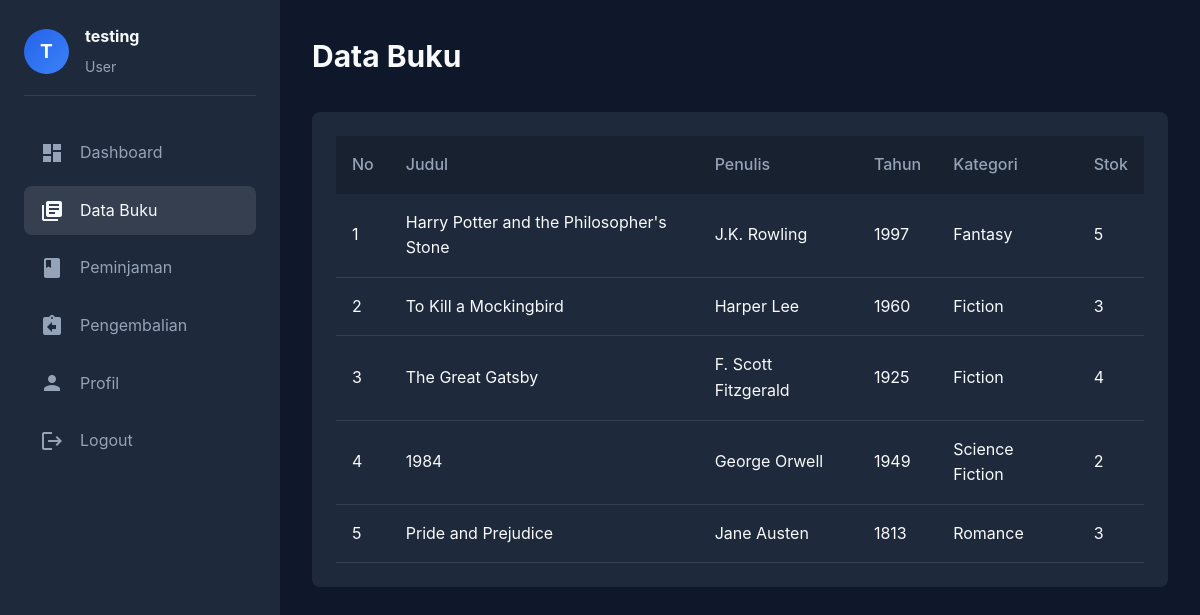
Page /books.php (signed in) on the committed database.
### tables this page shows
CREATE TABLE IF NOT EXISTS books (
    id INT PRIMARY KEY AUTO_INCREMENT,
    judul VARCHAR(100) NOT NULL,
    penulis VARCHAR(100) NOT NULL,
    tahun VARCHAR(4) NOT NULL,
    kategori VARCHAR(50) NOT NULL,
    stok INT NOT NULL DEFAULT 0,
    created_at TIMESTAMP DEFAULT CURRENT_TIMESTAMP
);

### books.php (the view, shortened to what this page needs)
<?php
$role = $_SESSION['role'];
?>
<!DOCTYPE html>
<html lang="id">
<head>
    <link rel="stylesheet" href="style.css">
</head>
<body>
    <div class="wrapper">
        <nav class="sidebar">
            <div class="sidebar-header">
                <div class="avatar">
                    <?php echo strtoupper(substr($_SESSION['username'],0,1)); ?>
                </div>
                <div class="user-info">
                    <h3><?php echo $_SESSION['username']; ?></h3>
                    <span><?php echo ucfirst($role); ?></span>
                </div>
            </div>
            <ul class="menu">
                <li>
                    <a href="dashboard.php">
                        <i class="material-icons">dashboard</i>
                        <span>Dashboard</span>
                    </a>
                </li>
                <li class="active">
                    <a href="books.php">
                        <i class="material-icons">library_books</i>
                        <span>Data Buku</span>
                    </a>
                </li>
                <li>
                    <a href="borrow.php">
                        <i class="material-icons">book</i>
                        <span>Peminjaman</span>
                    </a>
                </li>
                <li>
                    <a href="return.php">
                        <i class="material-icons">assignment_return</i>
                        <span>Pengembalian</span>
                    </a>
                </li>
                <li>
                    <a href="profile.php">
                        <i class="material-icons">person</i>
                        <span>Profil</span>
                    </a>
                </li>
                <li>
                    <a href="logout.php">
                        <i class="material-icons">logout</i>
                        <span>Logout</span>
                    </a>
                </li>
            </ul>
        </nav>
        <div class="main-content">
            <header>
                <h1>Data Buku</h1>
            </header>
            <div class="content">
                <div class="table-container">
                    <table class="data-table">
                        <thead>
                            <tr>
                                <th>No</th>
                                <th>Judul</th>
                                <th>Penulis</th>
                                <th>Tahun</th>
                                <th>Kategori</th>
                                <th>Stok</th>
                            </tr>
                        </thead>
                        <tbody>
                        <?php
                        require 'db.php';
                        $no = 1;
                        $query = "SELECT * FROM books ORDER BY id ASC";
                        $result = $conn->query($query);
                        if ($result && $result->num_rows > 0):
                            while ($row = $result->fetch_assoc()):
                        ?>
                            <tr>
                                <td><?php echo $no++; ?></td>
                                <td><?php echo htmlspecialchars($row['judul']); ?></td>
                                <td><?php echo htmlspecialchars($row['penulis']); ?></td>
                                <td><?php echo htmlspecialchars($row['tahun']); ?></td>
                                <td><?php echo htmlspecialchars($row['kategori']); ?></td>
                                <td><?php echo htmlspecialchars($row['stok']); ?></td>
                            </tr>
                        <?php
                            endwhile;
                        endif;
                        ?>
                        </tbody>
                    </table>
                </div>
            </div>
        </div>
    </div>
</body>
</html>

### style.css (style rules this page uses)
:root { --primary-color: #2563eb; --secondary-color: #3b82f6; --success-color: #10b981; --danger-color: #ef4444; --warning-color: #f59e0b; --info-color: #06b6d4; --dark-bg: #1e293b; --darker-bg: #0f172a; --light-text: #f8fafc; --muted-text: #94a3b8; --sidebar-width: 280px; --header-height: 60px; --border-radius: 8px; --transition-speed: 0.3s; }
* { margin: 0; padding: 0; box-sizing: border-box; }
body { font-family: "Inter", -apple-system, BlinkMacSystemFont, sans-serif; background-color: var(--darker-bg); color: var(--light-text); line-height: 1.6; }
.wrapper { display: flex; min-height: 100vh; }
.sidebar { width: var(--sidebar-width); background-color: var(--dark-bg); padding: 1.5rem; position: fixed; height: 100vh; left: 0; top: 0; transition: transform var(--transition-speed); z-index: 1000; }
.sidebar-header { display: flex; align-items: center; margin-bottom: 2rem; padding-bottom: 1rem; border-bottom: 1px solid rgba(255, 255, 255, 0.1); }
.avatar { width: 45px; height: 45px; background: linear-gradient( 135deg, var(--primary-color), var(--secondary-color) ); border-radius: 50%; display: flex; align-items: center; justify-content: center; font-weight: bold; font-size: 1.2rem; margin-right: 1rem; }
.user-info h3 { font-size: 1rem; margin-bottom: 0.25rem; }
.user-info span { font-size: 0.875rem; color: var(--muted-text); }
.menu { list-style: none; }
.menu li { margin-bottom: 0.5rem; }
.menu a { display: flex; align-items: center; padding: 0.75rem 1rem; color: var(--muted-text); text-decoration: none; border-radius: var(--border-radius); transition: all var(--transition-speed); }
.menu a:hover, .menu .active a { background: rgba(255, 255, 255, 0.1); color: var(--light-text); }
.menu i { margin-right: 1rem; }
.main-content { margin-left: var(--sidebar-width); flex: 1; padding: 2rem; transition: margin var(--transition-speed); }
header { display: flex; align-items: center; margin-bottom: 2rem; }
header h1 { font-size: 1.875rem; font-weight: 700; }
.table-container { background: var(--dark-bg); border-radius: var(--border-radius); padding: 1.5rem; overflow-x: auto; }
.data-table { width: 100%; border-collapse: collapse; }
.data-table th { background: rgba(0, 0, 0, 0.2); padding: 1rem; text-align: left; font-weight: 500; color: var(--muted-text); }
.data-table td { padding: 1rem; border-bottom: 1px solid rgba(255, 255, 255, 0.1); }

### rows in the picture
books: judul "Harry Potter and the Philosopher's Stone", penulis "J.K. Rowling", tahun "1997", kategori "Fantasy", stok "5"
books: judul "To Kill a Mockingbird", penulis "Harper Lee", tahun "1960", kategori "Fiction", stok "3"
books: judul "The Great Gatsby", penulis "F. Scott Fitzgerald", tahun "1925", kategori "Fiction", stok "4"
books: judul "1984", penulis "George Orwell", tahun "1949", kategori "Science Fiction", stok "2"
books: judul "Pride and Prejudice", penulis "Jane Austen", tahun "1813", kategori "Romance", stok "3"

### other values in the picture
substr($_SESSION['username'],0,1) "T"
$_SESSION['username'] "testing"
$role "User"
